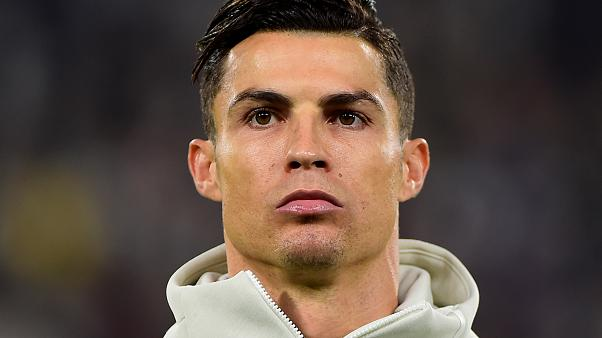
#> input picture 4_Object_Tracking_with_OpenCV/1_meanshift_camshift/ronaldo.jpg, 602 x 338 px, given in place of the camera
$ python meanshift_camshift.py
#> lines starting #> are read from the running program, lines starting #| are printed output that depends on the picture
import cv2

# Capturing
cap = cv2.VideoCapture(0)

# Bir adet frame okuma
ret, frame = cap.read()
#> frame is the input picture: shape (338, 602, 3); mean B, G, R 67.6, 78, 94.9

# Eğer kamera okuma işlemi gerçekleştiremezse hata versin.
if not ret:
    print("Uyarı!")

# Detection
face_cascade = cv2.CascadeClassifier("haarcascade_frontalface_default.xml")
face_rects = face_cascade.detectMultiScale(frame)
#> face_rects = [[192, 26, 228, 228]]

(face_x, face_y, w, h) = tuple(face_rects[0])
#> face_x = 192; face_y = 26; w = 228; h = 228

# meanshift algoritması girdisi(argümanı)
track_window = (face_x, face_y, w, h)
#> track_window = (192, 26, 228, 228)

# Region of Interest (Yüzü tespit ettiğimiz alanlar) roi = face
roi = frame[face_y:face_y + h, face_x:face_x + w]
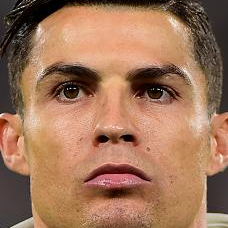
#> roi: shape (228, 228, 3); mean B, G, R 90, 117.2, 160.2

# HSV color changing
hsv_roi = cv2.cvtColor(roi, cv2.COLOR_BGR2HSV)
#> hsv_roi: shape (228, 228, 3); mean H, S, V 18.5, 114.9, 160.2

# Histogram hesaplama (Takip için histogram gerekli.)
roi_hist = cv2.calcHist([hsv_roi], channels=[0], mask=None,
                        histSize=[180], ranges=[0, 180])
#> roi_hist = 180 values, max 7538 at index 11, min 0 at index 28, mean 288.8

# Histogramı normalize edelim.
cv2.normalize(roi_hist, roi_hist, 0, 255, cv2.NORM_MINMAX)

# Takip için gerekli durdurma kriterleri
# @param count = hesaplanacak maksimum öge saysı
# @param eps = değişiklik katsayısı

# 5 yineleme veya bir tane epsilon
term_crit = (cv2.TERM_CRITERIA_EPS | cv2.TERM_CRITERIA_COUNT, 5, 1)

# Takibi başlatma
while True:

    ret, frame = cap.read()

    if ret:

        hsv = cv2.cvtColor(frame, cv2.COLOR_BGR2HSV)
#> hsv: shape (338, 602, 3); mean H, S, V 66.3, 65.5, 95.5

        # Back Project hesaplama (Historamı bir görüntüde bulmak için
        # kullanıyoruz.)
        # Piksel karşılaştırma işlemi
        dst = cv2.calcBackProject(images=[hsv], channels=[
                                  0], hist=roi_hist, ranges=[0, 180], scale=1)
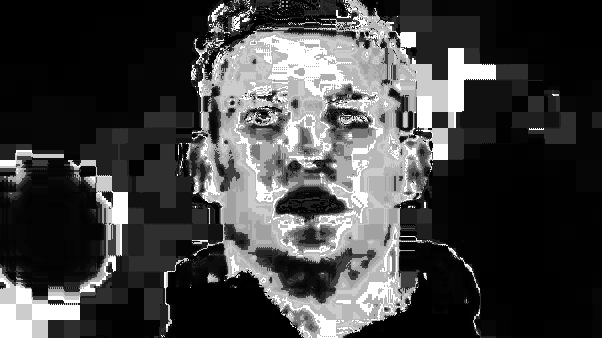
#> dst: shape (338, 602); min 0, max 255, mean 65.1

        ret, track_window = cv2.meanShift(
            probImage=dst, window=track_window, criteria=term_crit)
#> ret = 5; track_window = (202, 12, 228, 228)

        # Nesnenin yeni konumu -> track_window
        x, y, w, h = track_window
#> x = 202; y = 12

        # Yeni resim üzerinde istenilenleri çizdirme
        img2 = cv2.rectangle(frame, (x, y), (x+w, y+h), (0, 0, 255), 2)

        cv2.imshow("Tracking", img2)

    if cv2.waitKey(1) & 0xFF == ord("q"):
#> (key q is pressed here)
        break

cap.release()
cv2.destroyAllWindows()
